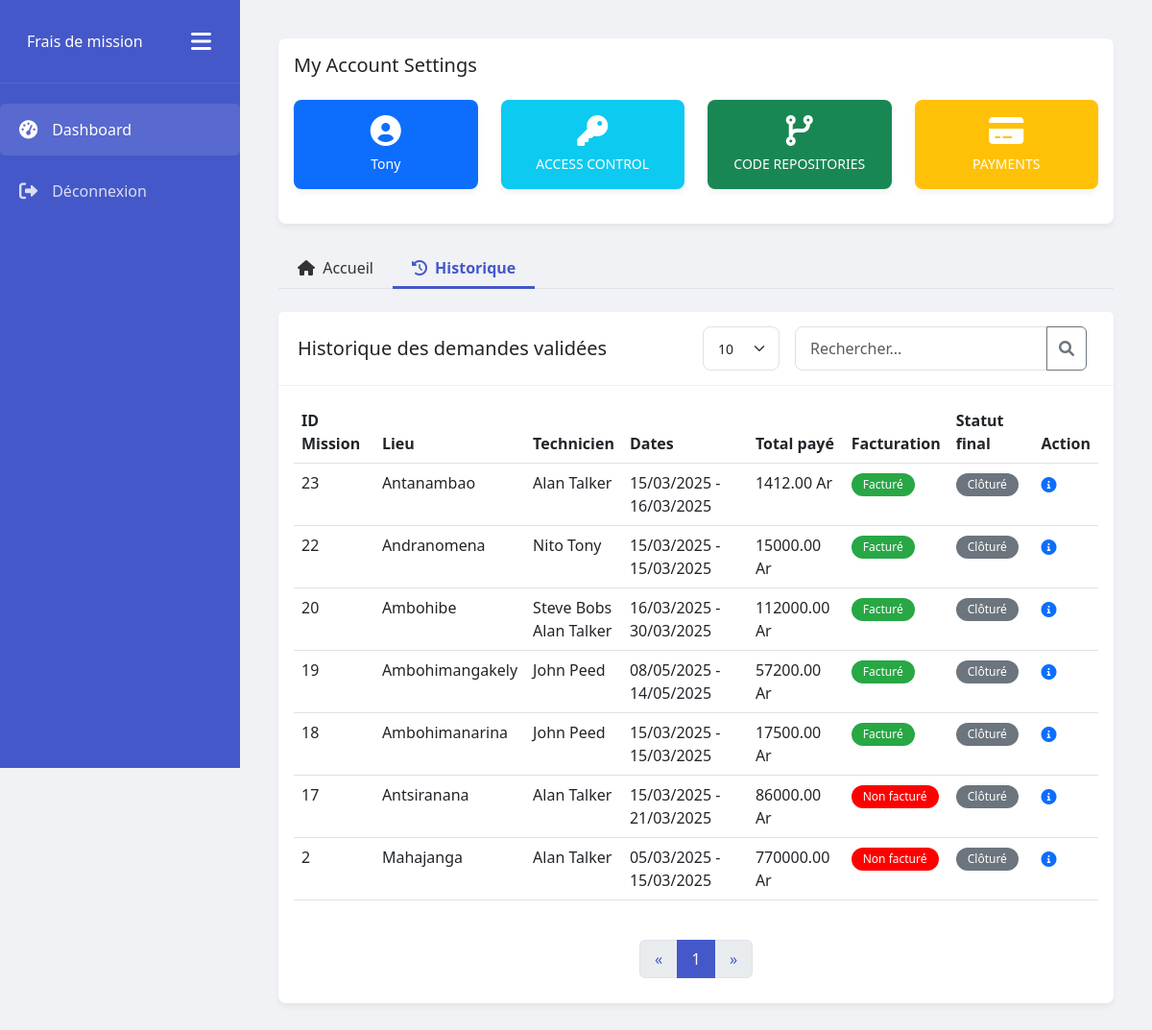
/history/ (signed in), run on the app's committed database.
### fdm_app/models.py (models this page shows, shortened)
class Mission(models.Model):
    techniciens = models.ManyToManyField(Technician, related_name="missions")
    mission_details = models.TextField(
        help_text='details de la mission',
        verbose_name='Mission Details'
    )
    start_date = models.DateField(
        help_text='date de debut de la mission',
        verbose_name='Start Date'
    )
    start_hour = models.TimeField(
        help_text='heure de debut de la mission',
        verbose_name='Start Hour'
    )
    end_date = models.DateField(
        help_text='date de fin de la mission',
        verbose_name='End Date'
    )
    end_hour = models.TimeField(
        help_text='heure de fin de la mission',
        verbose_name='End Hour'
    )
    location = models.CharField(
        max_length=50,
        help_text='lieu de la mission'
    )
    facturation = models.BooleanField(
        help_text='facturation de la mission, facturee ou non',
        verbose_name='Facturation'
    )
    STATUS_CHOICES = [
        ('NEW', 'New'),
        ('REFUSED', 'Refused'),
        ('VALIDATED', 'Validated'),
    ]
    status = models.CharField(
        max_length=10,
        choices=STATUS_CHOICES,
        default='NEW',
        verbose_name='Status',
        help_text='Statut de la mission'
    )
    refusal_reason = models.TextField(
        blank=True,
        null=True,
        verbose_name='Refusal Reason',
        help_text='Motif de refus de la mission'
    )

class Technician(models.Model):
    first_name = models.CharField(
        max_length=50,
        help_text='nom du technicien'
    )
    last_name = models.CharField(
        max_length=50,
        help_text='prenom du technicien'
    )

class Expense(models.Model):
    mission = models.ForeignKey(Mission, on_delete=models.CASCADE, related_name="depenses")
    hosting_days = models.IntegerField(
        help_text='nombre de jours de sejour',
        default=0.0,
    )
    overnight_rate = models.DecimalField(
        max_digits=10,
        decimal_places=2,
        default=0.00,
        help_text='tarif nuitée'
    )
    total_hosting = models.DecimalField(
        max_digits=10,
        decimal_places=2,
        help_text=' pris total de séjour',
        editable = False
    )
    meal_costs = models.DecimalField(
        max_digits=10,
        decimal_places=2,
        help_text='prix des repas',
    )
    total_meal_costs = models.DecimalField(
        max_digits=10,
        decimal_places=2,
        help_text='prix total des repas',
        editable = False,
        default=0.00,
    )
    transport = models.CharField(
        max_length=100,
        help_text='transport',
    )
    shipping_costs = models.DecimalField(
        max_digits=10,
        decimal_places=2,
        help_text='frais de transport',
    )
    various_expenses_details = models.CharField(
        max_length=100,
        help_text='divers frais',
    )
    various_expenses_price = models.DecimalField(
        max_digits=10,
        decimal_places=2,
        help_text='prix des divers frais',
    )
    total_expenses = models.DecimalField(
        max_digits=10,
        decimal_places=2,
        help_text='prix total des frais',
        editable = False,
        default=0.00,
    )

### fdm_app/views.py (the view)
# urls.py: path('history/',HistoryView.as_view(),name='history'),
class HistoryView(TemplateView):
    template_name = 'history.html'
    def get_context_data(self, **kwargs):
        context = super().get_context_data(**kwargs)
        validated_missions = Mission.objects.filter(status='VALIDATED').order_by('-id')
        search_query = self.request.GET.get('search', '')
        if search_query:
            validated_missions = MissionSearchUtils.filter_missions(validated_missions, search_query)
        missions = PaginationUtils.paginate_queryset(validated_missions, self.request)
        context['missions'] = missions
        context['active_tab'] = 'history'
        return context

### fdm_app/views.py (called while the page is built)
    @staticmethod
    def paginate_queryset(queryset, request, per_page_default=10):
        per_page = request.GET.get('per_page', per_page_default)
        try:
            per_page = int(per_page)
        except (ValueError, TypeError):
            per_page = per_page_default
        paginator = Paginator(queryset, per_page)
        page = request.GET.get('page', 1)
        try:
            paginated_queryset = paginator.page(page)
        except PageNotAnInteger:
            paginated_queryset = paginator.page(1)
        except EmptyPage:
            paginated_queryset = paginator.page(paginator.num_pages)
        return paginated_queryset

### fdm_app/templates/history.html (shortened to what this page needs)
{% extends 'base.html' %}
{% block content %}
<div class="main-content">
    {% include 'account.html' %}
    <ul class="nav nav-tabs mb-4">
        <li class="nav-item">
            <a class="nav-link {% if active_tab == 'missions' %}active{% endif %}" href="{% url 'missions' %}">
                <i class="fas fa-home me-1"></i> Accueil
            </a>
        </li>
        <li class="nav-item">
            <a class="nav-link {% if active_tab == 'history' %}active{% endif %}" href="{% url 'history' %}">
                <i class="fas fa-history me-1"></i> Historique
            </a>
        </li>
    </ul>
    <div class="card">
        <div class="card-header">
            <h5 class="mb-0">Historique des demandes validées </h5>
            <div class="d-flex">
              <form method="GET" action="{% url 'history' %}" class="d-flex me-2">
                  <select class="form-select form-select-sm me-3" style="width: auto; min-width: 80px;" name="per_page" onchange="this.form.submit()">
                      <option value="10" {% if request.GET.per_page == '10' or not request.GET.per_page %}selected{% endif %}>10</option>
                  </select>
                  <div class="input-group">
                      <input type="text" class="form-control" name="search" placeholder="Rechercher..."
                             value="{{ request.GET.search|default:'' }}" aria-label="Search">
                      <button class="btn btn-outline-secondary" type="submit">
                          <i class="fas fa-search"></i>
                      </button>
                  </div>
              </form>
          </div>
        </div>
        <div class="card-body fade-in">
            <div class="table-responsive">
                <table class="table table-hover">
                    <thead>
                        <tr>
                            <th>ID Mission</th>
                            <th>Lieu</th>
                            <th>Technicien</th>
                            <th>Dates</th>
                            <th>Total payé</th>
                            <th>Facturation</th>
                            <th>Statut final</th>
                            <th>Action</th>
                        </tr>
                    </thead>
                    <tbody>
                    {% for mission in missions %}
                        <tr>
                            <td>{{ mission.id }}</td>
                            <td>{{ mission.location }}</td>
                            <td>
                            {% for technicien in mission.techniciens.all %}
                                {{ technicien.first_name }} {{ technicien.last_name }}<br>
                            {% empty %}
                                Aucun technicien
                            {% endfor %}
                            </td>
                            <td>
                                {{ mission.start_date|date:"d/m/Y" }} - {{ mission.end_date|date:"d/m/Y" }}
                            </td>
                            <td>
                            {% for expense in mission.depenses.all %}
                                {{ expense.total_expenses }} Ar
                            {% endfor %}
                            </td>
                            {% if mission.facturation %}
                                <td><span class="badge badge-billed" style="background-color:#28a745;">Facturé</span></td>
                            {% else %}
                                <td><span class="badge badge-not-billed" style="background-color:red;">Non facturé</span></td>
                            {% endif %}
                            <td><span class="badge badge-closed">Clôturé</span></td>
                            <td>
                                <button type="button" class="btn btn-link p-0 border-0"
                                    data-bs-toggle="modal"
                                    data-bs-target="#detailModal{{ mission.id }}">
                                    <i class="fas fa-info-circle details" title="Détails"></i>
                                </button>
                            </td>
                        </tr>
                    {% endfor %}
                    </tbody>
                </table>
            </div>
        <div class="pagination-container">
          <nav aria-label="Page navigation">
            <ul class="pagination">
              {% if missions.has_previous %}
                <li class="page-item">
                  <a class="page-link" href="?page={{ missions.previous_page_number }}" aria-label="Previous">
                    <span aria-hidden="true">&laquo;</span>
                  </a>
                </li>
              {% else %}
                <li class="page-item disabled">
                  <a class="page-link" href="#" aria-label="Previous">
                    <span aria-hidden="true">&laquo;</span>
                  </a>
                </li>
              {% endif %}
              {% for num in missions.paginator.page_range %}
                {% if missions.number == num %}
                  <li class="page-item active">
                    <a class="page-link" href="?page={{ num }}{% if request.GET.search %}&search={{ request.GET.search }}{% endif %} ">
                      {{ num }}
                    </a>
                  </li>
                {% elif num > missions.number|add:'-3' and num < missions.number|add:'3' %}
                  <li class="page-item"><a class="page-link" href="?page={{ num }}{% if request.GET.search %}&search={{ request.GET.search }}{% endif %}">{{ num }}</a></li>
                {% endif %}
              {% endfor %}
              {% if missions.has_next %}
                <li class="page-item">
                  <a class="page-link" href="?page={{ missions.next_page_number }}{% if request.GET.search %}&search={{ request.GET.search }}{% endif %}" aria-label="Next">
                    <span aria-hidden="true">&raquo;</span>
                  </a>
                </li>
              {% else %}
                <li class="page-item disabled">
                  <a class="page-link" href="#" aria-label="Next">
                    <span aria-hidden="true">&raquo;</span>
                  </a>
                </li>
              {% endif %}
            </ul>
          </nav>
        </div>
        </div>
    </div>
</div>
{% endblock %}

### fdm_app/templates/account.html
<div class="card mb-4">
    <div class="card-body">
      <h5 class="card-title">My Account Settings</h5>
      <div class="row mt-4">
        <div class="col-md-3">
          <div class="card bg-primary text-white">
            <div class="card-body text-center">
              <i class="fas fa-user-circle mb-2 fa-2x"></i>
              <p class="mb-0 small">{{ user.username }}</p>
            </div>
          </div>
        </div>
        <div class="col-md-3">
          <div class="card bg-info text-white">
            <div class="card-body text-center">
              <i class="fas fa-key mb-2 fa-2x"></i>
              <p class="mb-0 small">ACCESS CONTROL</p>
            </div>
          </div>
        </div>
        <div class="col-md-3">
          <div class="card bg-success text-white">
            <div class="card-body text-center">
              <i class="fas fa-code-branch mb-2 fa-2x"></i>
              <p class="mb-0 small">CODE REPOSITORIES</p>
            </div>
          </div>
        </div>
        <div class="col-md-3">
          <div class="card bg-warning text-white">
            <div class="card-body text-center">
              <i class="fas fa-credit-card mb-2 fa-2x"></i>
              <p class="mb-0 small">PAYMENTS</p>
            </div>
          </div>
        </div>
      </div>
    </div>
  </div>

### fdm_app/static/css/style.css (style rules this page uses)
:root { --primary-color: #4558c9; --secondary-color: #e9ecef; --text-color: #333; --bg-light: #f8f9fa; --border-radius: 8px; }
body { font-family: 'Segoe UI', Tahoma, Geneva, Verdana, sans-serif; background-color: #f0f2f5; color: var(--text-color); }
.main-content { margin-left: 250px; padding: 20px; transition: all 0.3s; }
.card { border-radius: var(--border-radius); box-shadow: 0 4px 6px rgba(0,0,0,0.05); margin-bottom: 20px; border: none; }
.card-header { background-color: white; border-bottom: 1px solid rgba(0,0,0,0.05); font-weight: bold; padding: 15px 20px; display: flex; justify-content: space-between; align-items: center; }
.table th { font-weight: 600; border-top: none; }
.badge { padding: 6px 12px; border-radius: 20px; font-weight: 500; }
.badge-closed { background-color: #6c757d; color: white; }
.badge-billed { background-color: #198754; color: white; }
.badge-not-billed { background-color: #fd7e14; color: white; }
.pagination-container { height: 60px; display: flex; align-items: center; justify-content: center; margin-top: 15px; }
.pagination { justify-content: center; margin: 0; }
.pagination .page-item .page-link { color: var(--primary-color); min-width: 40px; height: 40px; display: flex; align-items: center; justify-content: center; }
.pagination .page-item.active .page-link { background-color: var(--primary-color); border-color: var(--primary-color); color: white; }
.form-control, .form-select { border-radius: var(--border-radius); padding: 10px 15px; }
.fade-in { animation: fadeIn 0.5s; }
.nav-tabs .nav-link { color: var(--text-color); border: none; padding: 10px 20px; border-radius: 0; position: relative; }
.nav-tabs .nav-link.active { color: var(--primary-color); background-color: transparent; font-weight: bold; }
.nav-tabs .nav-link.active::after { content: ''; position: absolute; bottom: 0; left: 0; width: 100%; height: 3px; background-color: var(--primary-color); }
.main-content { margin-left: var(--sidebar-width, 250px); padding: 20px; transition: all 0.3s; padding-left: 0 ; }

### data on the page
Mission: id "23", location "Antanambao", start_date "15/03/2025", end_date "16/03/2025", facturation "Facturé"
Technician: first_name "Alan", last_name "Talker"
Expense: total_expenses "1412.00"
Mission: id "22", location "Andranomena", start_date "15/03/2025", end_date "15/03/2025", facturation "Facturé"
Technician: first_name "Nito", last_name "Tony"
Expense: total_expenses "15000.00"
Mission: id "20", location "Ambohibe", start_date "16/03/2025", end_date "30/03/2025", facturation "Facturé"
Technician: first_name "Steve", last_name "Bobs"
Expense: total_expenses "112000.00"
Mission: id "19", location "Ambohimangakely", start_date "08/05/2025", end_date "14/05/2025", facturation "Facturé"
Technician: first_name "John", last_name "Peed"
Expense: total_expenses "57200.00"
Mission: id "18", location "Ambohimanarina", start_date "15/03/2025", end_date "15/03/2025", facturation "Facturé"
Expense: total_expenses "17500.00"
Mission: id "17", location "Antsiranana", start_date "15/03/2025", end_date "21/03/2025", facturation "Non facturé"
Expense: total_expenses "86000.00"
Mission: id "2", location "Mahajanga", start_date "05/03/2025", end_date "15/03/2025", facturation "Non facturé"
Expense: total_expenses "770000.00"

### other printed values
{{ user.username }} "Tony"
{{ num }} "1"
